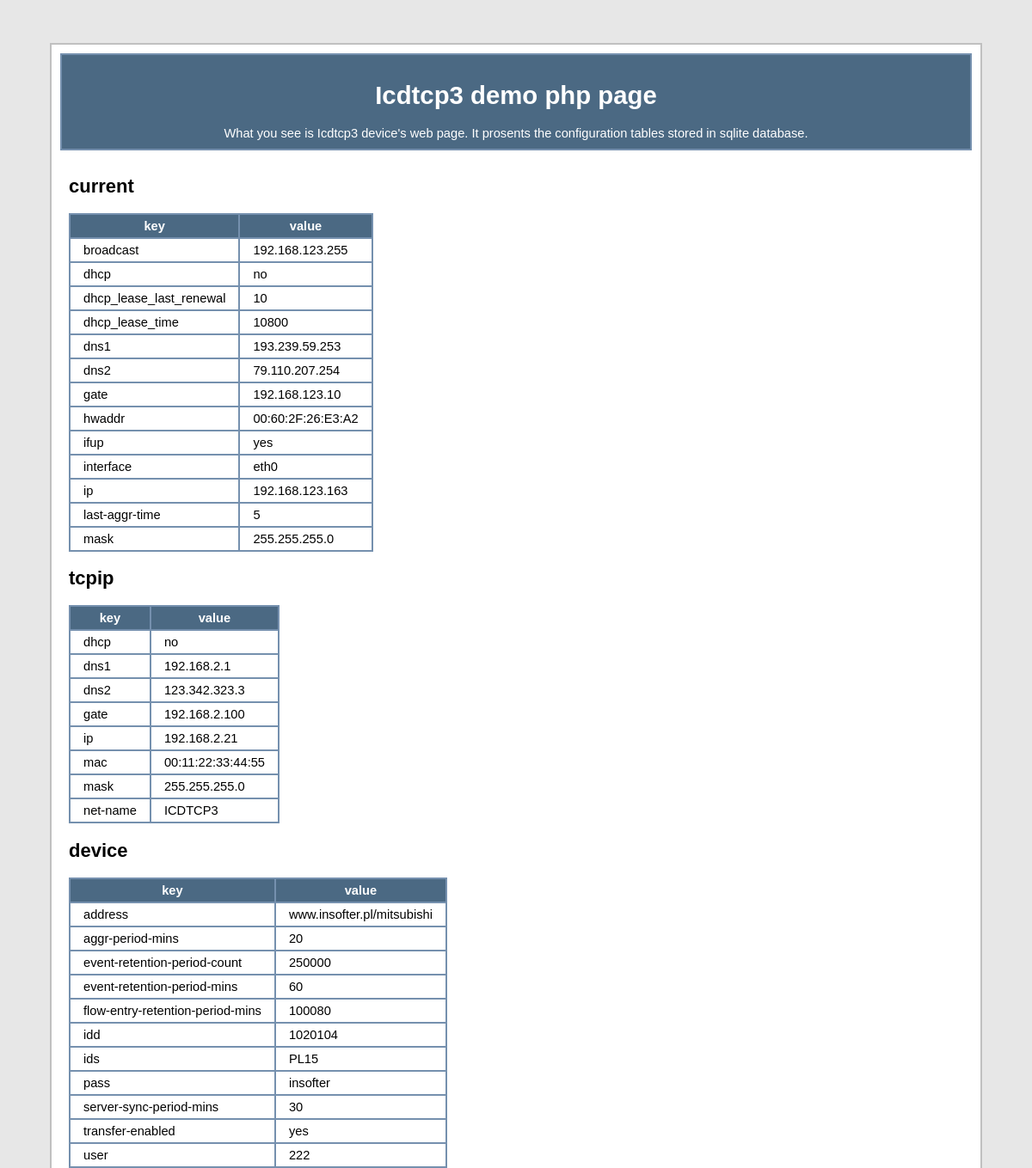
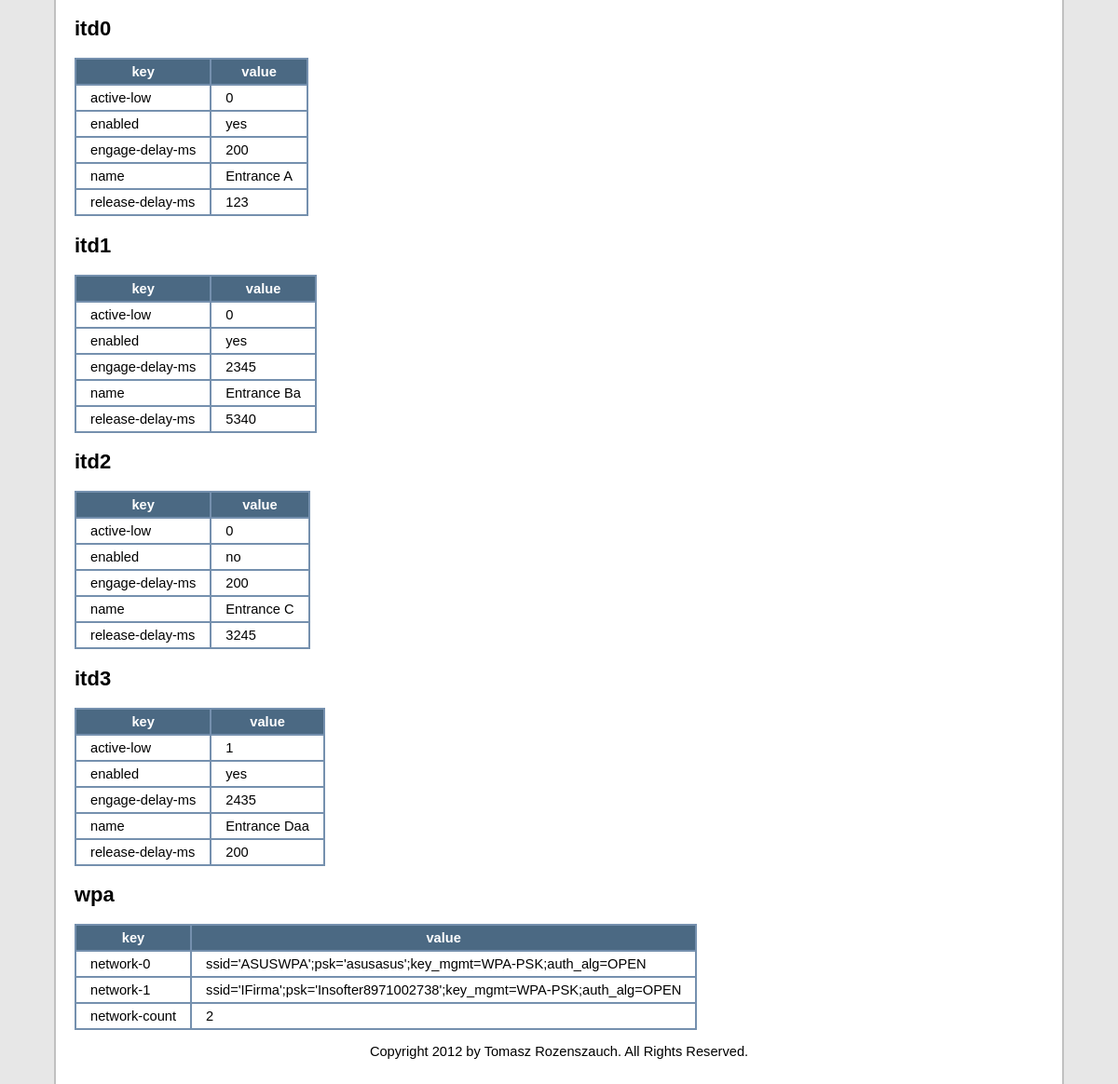
Page /test.php on the committed database (2 pictures, top to bottom).
### tables this page shows
CREATE TABLE config_section (
  id INTEGER PRIMARY KEY,
  name TEXT NOT NULL,
  UNIQUE(name)
);

### test.php (the view, shortened to what this page needs)
<!DOCTYPE html PUBLIC "-//W3C//DTD XHTML 1.0 Transitional//EN" "http://www.w3.org/TR/xhtml1/DTD/xhtml1-transitional.dtd">
<html xmlns="http://www.w3.org/1999/xhtml">
<head>
</head>
<body>
  <div id="page">
    <div id="header">
      <h1> Icdtcp3 demo php page </h1>
      What you see is Icdtcp3 device's web page. It prosents the configuration tables stored in sqlite database.
    </div>
    <div id="body">
      <?php
        try
        {
          $db = new PDO("sqlite:/tmp/live.db");
          $sections = $db->query('SELECT id, name FROM config_section');
          foreach($sections as $section)
          {
            echo '<h2>'.$section['name'].'</h2>';
            $entries = $db->query('SELECT key, value FROM config WHERE section_id == '.$section['id']);
            echo '<table >';
            echo '<tr> <th>key</th> <th>value</th> </tr>';
            foreach($entries as $entry)
              echo'<tr> <td>'.$entry['key'].'</td> <td>'.$entry['value'].'</td> </tr>';
            echo '</table>';
          }
        }
        catch(PDOException $e)
        {
          echo $e->getMessage();
        }
      ?>
      <p style="text-align: center;"">Copyright 2012 by Tomasz Rozenszauch. All Rights Reserved.</p>
    </div>
  </div>
</body>
</html>

### test.php (style rules this page uses)
body { background: #e7e7e7; font-family: Verdana, sans-serif; font-size: 11pt; }
#page { background: #ffffff; margin: 50px; border: 2px solid #c0c0c0; padding: 10px; }
#header { background: #4b6983; border: 2px solid #7590ae; text-align: center; padding: 10px; color: #ffffff; }
#header h1 { color: #ffffff; }
#body { padding: 10px; }
table { border-collapse:collapse; }
table,th,td { border: 2px solid #7590ae; }
td, th { padding-top:5px; padding-bottom:5px; padding-right:15px; padding-left:15px; }
th { background: #4b6983; color: #ffffff; }

### rows in the picture
config_section: name "current", key "broadcast", value "192.168.123.255", key "dhcp", value "no", key "dhcp_lease_last_renewal", value "10", key "dhcp_lease_time", value "10800", key "dns1", value "193.239.59.253", key "dns2", value "79.110.207.254", key "gate", value "192.168.123.10", key "hwaddr", value "00:60:2F:26:E3:A2", key "ifup", value "yes", key "interface", value "eth0", key "ip", value "192.168.123.163", key "last-aggr-time", value "5", key "mask", value "255.255.255.0"
config_section: name "tcpip", key "dhcp", value "no", key "dns1", value "192.168.2.1", key "dns2", value "123.342.323.3", key "gate", value "192.168.2.100", key "ip", value "192.168.2.21", key "mac", value "00:11:22:33:44:55", key "mask", value "255.255.255.0", key "net-name", value "ICDTCP3"
config_section: name "device", key "address", value "www.insofter.pl/mitsubishi", key "aggr-period-mins", value "20", key "event-retention-period-count", value "250000", key "event-retention-period-mins", value "60", key "flow-entry-retention-period-mins", value "100080", key "idd", value "1020104", key "ids", value "PL15", key "pass", value "insofter", key "server-sync-period-mins", value "30", key "transfer-enabled", value "yes", key "user", value "222"
config_section: name "itd0", key "active-low", value "0", key "enabled", value "yes", key "engage-delay-ms", value "200", key "name", value "Entrance A", key "release-delay-ms", value "123"
config_section: name "itd1", key "active-low", value "0", key "enabled", value "yes", key "engage-delay-ms", value "2345", key "name", value "Entrance Ba", key "release-delay-ms", value "5340"
config_section: name "itd2", key "active-low", value "0", key "enabled", value "no", key "engage-delay-ms", value "200", key "name", value "Entrance C", key "release-delay-ms", value "3245"
config_section: name "itd3", key "active-low", value "1", key "enabled", value "yes", key "engage-delay-ms", value "2435", key "name", value "Entrance Daa", key "release-delay-ms", value "200"
config_section: name "wpa", key "network-0", value "ssid='ASUSWPA';psk='asusasus';key_mgmt=WPA-PSK;auth_alg=OPEN", key "network-1", value "ssid='IFirma';psk='Insofter8971002738';key_mgmt=WPA-PSK;auth_alg=OPEN", key "network-count", value "2"
